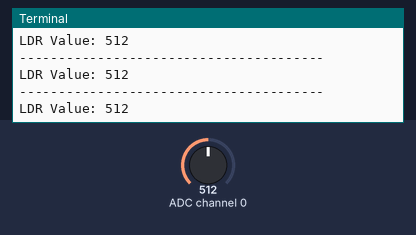
Bench run of a program on a simulated Raspberry Pi (BCM pin numbers). Shown: the last lines printed to the terminal. The inputs (shaded band) are chosen by the test bench; at power-on: ADC channel 0 = 512 (analog values on the 0–1023 scale).

Above: at 1.2 s.
1.3 s: ADC channel 0 set to 716
At 1.9 s:
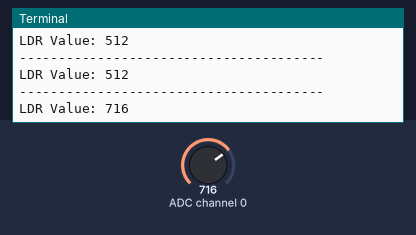
2.8 s: ADC channel 0 set to 900
At 3.4 s:
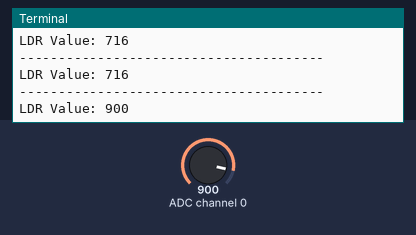
Timing chart, 0 to 5.8 s (numbered marks = the images above; inputs shaded):
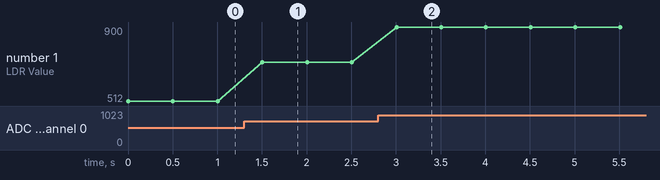

The program:

MDP3008_LDR.py
```python
#-*-coding:utf-8-*-

# 필요한 라이브러리를 불러옵니다.
import spidev
import time

# 딜레이 시간 (센서 측정 간격)
delay=0.5

# MCP3008 채널중 센서에 연결한 채널 설정
ldr_channel=0

# SPI 인스턴스 spi 생성
spi=spidev.SpiDev()

# SPI 통신 시작하기
spi.open(0, 0)

# SPI 통신 속도 설정
spi.max_speed_hz=100000

# 0 ~ 7 까지 8개의 채널에서 SPI 데이터를 읽어서 반환
def readadc(adcnum):
    if adcnum > 7 or adcnum < 0:
        return -1
    r = spi.xfer2([1, 8 + adcnum << 4, 0])
    data = ((r[1] & 3) << 8) + r[2]
    return data

while True:
	# readadc 함수로 ldr_channel의 SPI 데이터를 읽어 저장
	ldr_value = readadc(ldr_channel)
	print ("---------------------------------------")
	print("LDR Value: %d" % ldr_value)
	time.sleep(delay)
```

Measured:
- after the input at 1.3 s, the terminal: prints a new line after 0.20 s (image 1)
- after the input at 2.8 s, the terminal: prints a new line after 0.21 s (image 2)
- plotted number 1: 512 → 716 after the input at 1.3 s, 716 → 900 after the input at 2.8 s
